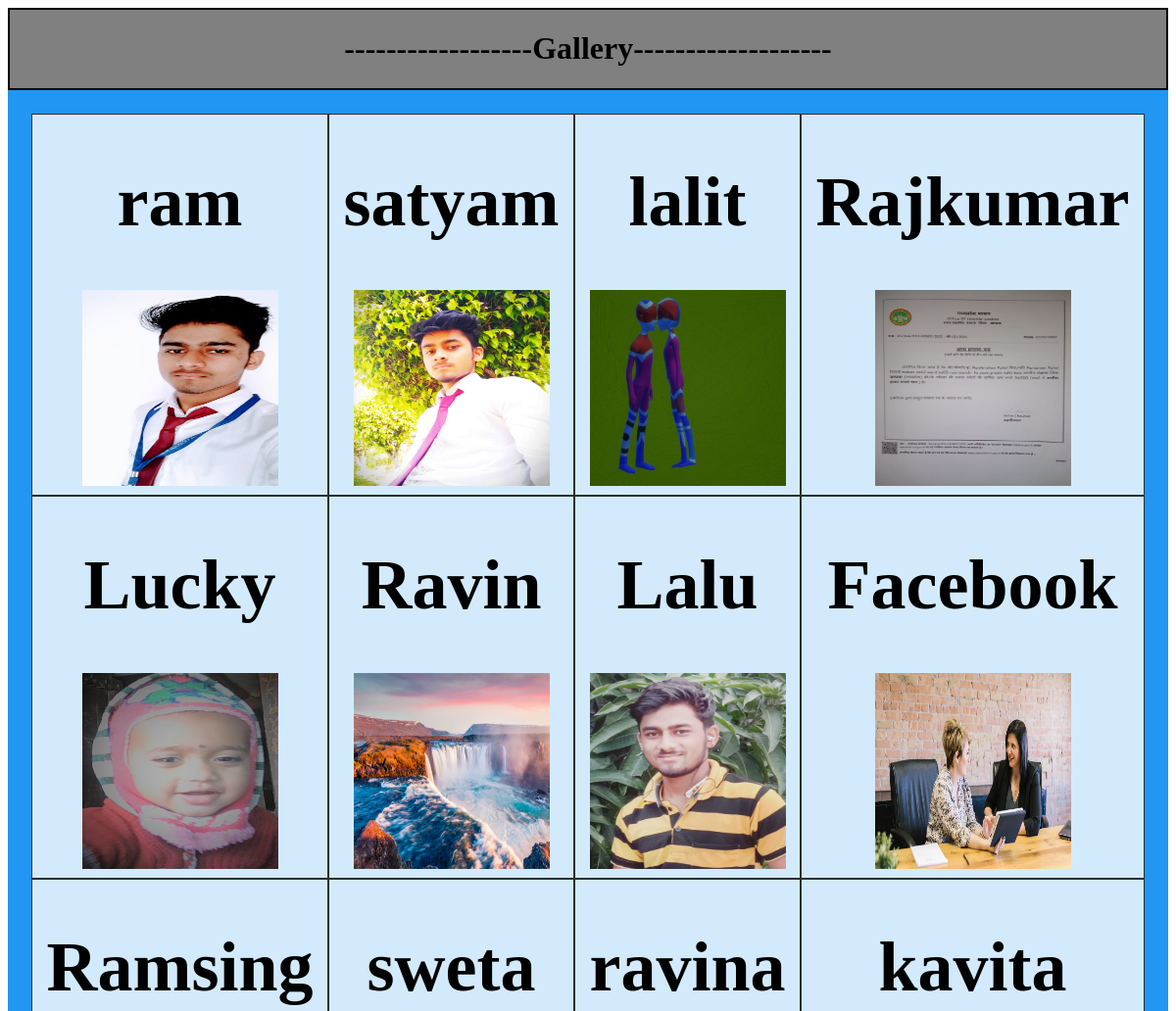
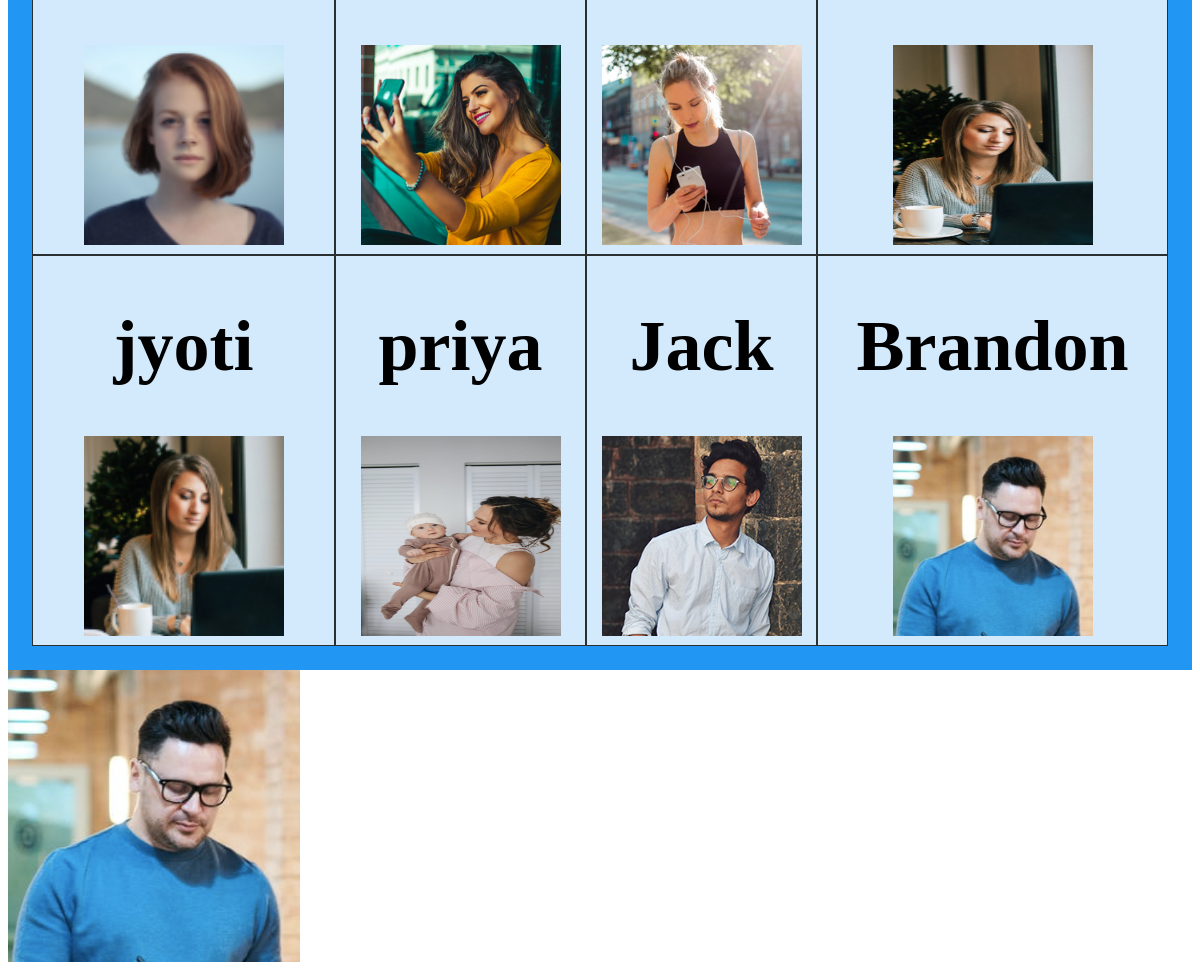
The page / on the database its author committed (2 pictures, top to bottom).
### gallery/models.py (models this page shows, shortened)
class Books(models.Model):
    imagename=models.CharField(max_length=20)
    image=models.ImageField(upload_to ='uploads/')

### gallery/views.py (the view)
# urls.py: path('',gg.greetings),
def greetings(request):
    bb=Books.objects.all()
    for i in bb:
       return render(request,'gallery/greeting.html',{'bb':bb});

### Templates/gallery/greeting.html (shortened to what this page needs)
<!DOCTYPE html>
{% load static %}
<html lang="en" dir="ltr">
  <head>
  </head>
  <body>
    <div class="header">
      <h1>------------------Gallery-------------------</h1>
    </div>
    <div class="container">
        {% for i in bb%}
        <div class="insidecontainer">
          <h1>{{i.imagename}}</h1>
          <img src="{{i.image.url}}" width="200px" height="200px" alt="not pro">
        </div>
        {% endfor %}
    </div>
    <img src="{% static 'image/profile.png'%}" alt="kuch to CharField">
  </body>
</html>

### Templates/gallery/greeting.html (style rules this page uses)
.container { display: grid; grid-template-columns: auto auto auto auto; background-color: #2196F3; padding: 2vw; }
.insidecontainer { background-color: rgba(255, 255, 255, 0.8); border: 1px solid rgba(0, 0, 0, 0.8); font-size: 3vw; text-align: center; }
.header { text-align:center; border: 2px solid black; background-color:gray; }

### rows shown on the page
Books: imagename "ram", image (picture)
Books: imagename "satyam", image (picture)
Books: imagename "lalit", image (picture)
Books: imagename "Rajkumar", image (picture)
Books: imagename "Lucky", image (picture)
Books: imagename "Ravin", image (placeholder picture)
Books: imagename "Lalu", image (picture)
Books: imagename "Facebook", image (picture)
Books: imagename "Ramsing", image (picture)
Books: imagename "sweta", image (picture)
Books: imagename "ravina", image (picture)
Books: imagename "kavita", image (picture)
Books: imagename "jyoti", image (picture)
Books: imagename "priya", image (picture)
Books: imagename "Jack", image (picture)
Books: imagename "Brandon", image (placeholder picture)
